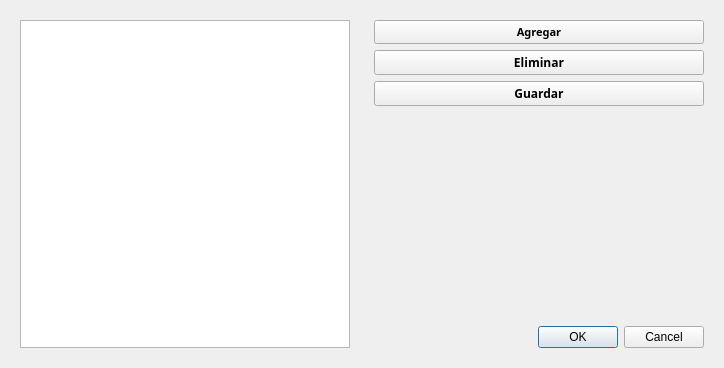
<?xml version="1.0" encoding="UTF-8"?>
<ui version="4.0">
 <class>Productos</class>
 <widget class="QDialog" name="Productos">
  <property name="geometry">
   <rect>
    <x>0</x>
    <y>0</y>
    <width>724</width>
    <height>368</height>
   </rect>
  </property>
  <property name="windowTitle">
   <string>LISTADO DE PRODUCTOS</string>
  </property>
  <property name="windowIcon">
   <iconset resource="Recursos.qrc">
    <normaloff>:/Lista</normaloff>:/Lista</iconset>
  </property>
  <layout class="QHBoxLayout" name="horizontalLayout">
   <item>
    <widget class="QWidget" name="widget" native="true">
     <layout class="QVBoxLayout" name="verticalLayout_2">
      <item>
       <widget class="QTableWidget" name="outProductos"/>
      </item>
     </layout>
    </widget>
   </item>
   <item>
    <widget class="QWidget" name="widget_2" native="true">
     <layout class="QVBoxLayout" name="verticalLayout">
      <item>
       <widget class="QPushButton" name="cmdAgregar">
        <property name="font">
         <font>
          <family>Verdana Pro Cond Semibold</family>
          <pointsize>8</pointsize>
          <weight>75</weight>
          <bold>true</bold>
         </font>
        </property>
        <property name="text">
         <string>Agregar</string>
        </property>
       </widget>
      </item>
      <item>
       <widget class="QPushButton" name="cmdEliminar">
        <property name="font">
         <font>
          <family>Verdana Pro Cond Semibold</family>
          <weight>75</weight>
          <bold>true</bold>
         </font>
        </property>
        <property name="text">
         <string>Eliminar</string>
        </property>
       </widget>
      </item>
      <item>
       <widget class="QPushButton" name="cmdGuardar">
        <property name="font">
         <font>
          <family>Verdana Pro Cond Semibold</family>
          <weight>75</weight>
          <bold>true</bold>
         </font>
        </property>
        <property name="text">
         <string>Guardar</string>
        </property>
       </widget>
      </item>
      <item>
       <spacer name="verticalSpacer">
        <property name="orientation">
         <enum>Qt::Vertical</enum>
        </property>
        <property name="sizeHint" stdset="0">
         <size>
          <width>20</width>
          <height>40</height>
         </size>
        </property>
       </spacer>
      </item>
      <item>
       <widget class="QDialogButtonBox" name="retornar">
        <property name="orientation">
         <enum>Qt::Horizontal</enum>
        </property>
        <property name="standardButtons">
         <set>QDialogButtonBox::Cancel|QDialogButtonBox::Ok</set>
        </property>
       </widget>
      </item>
     </layout>
    </widget>
   </item>
  </layout>
 </widget>
 <resources>
  <include location="Recursos.qrc"/>
 </resources>
 <connections/>
</ui>
